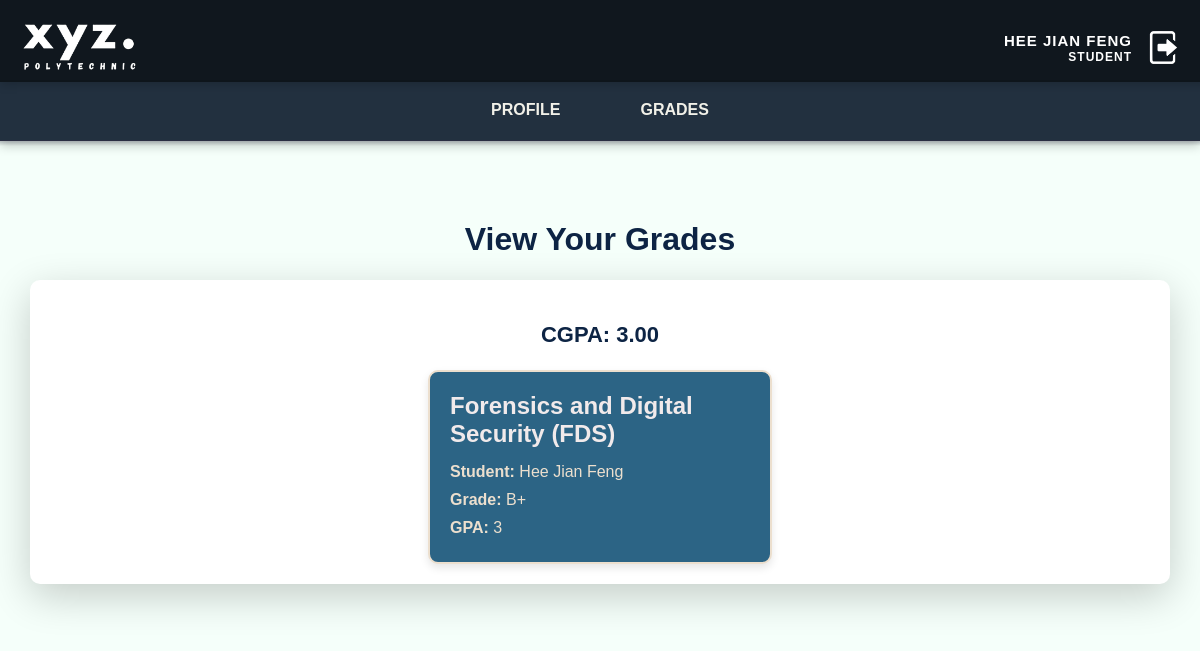
/student_grades.php (signed in), run on the app's committed database.
### tables this page shows
CREATE TABLE `student_course_grade` (
  `student_course_grade_id` int(11) NOT NULL,
  `student_id` int(11) NOT NULL,
  `course_id` int(11) NOT NULL,
  `grade_id` int(11) DEFAULT NULL
);

CREATE TABLE `course` (
  `course_id` int(11) NOT NULL,
  `course_name` varchar(100) NOT NULL,
  `course_code` varchar(20) NOT NULL,
  `start_date` date NOT NULL,
  `end_date` date NOT NULL,
  `status_id` int(11) DEFAULT NULL,
  `department_id` int(11) NOT NULL
);

CREATE TABLE `student` (
  `student_id` int(11) NOT NULL,
  `student_name` varchar(100) NOT NULL,
  `student_email` varchar(100) NOT NULL,
  `student_phone` varchar(15) NOT NULL,
  `department_id` int(11) DEFAULT NULL,
  `user_id` int(11) NOT NULL,
  `profile_picture` varchar(255) NOT NULL,
  `reset_token` varchar(255) DEFAULT NULL,
  `reset_token_expires` datetime DEFAULT NULL,
  `is_password_set` tinyint(1) DEFAULT 0
);

CREATE TABLE `grade` (
  `grade_id` int(11) NOT NULL,
  `grade_letter` char(2) NOT NULL,
  `min_score` int(11) NOT NULL,
  `max_score` int(11) NOT NULL,
  `gpa_point` float(3,2) NOT NULL
);

### student_grades.php (the view, shortened to what this page needs)
<?php
include 'db_connection.php';
$student_id = $_SESSION['session_studentid'];
?>
<!DOCTYPE html>
<html lang="en">
<head>
    <link rel='stylesheet' href="css/student_grades.css">
</head>
<body>
    <?php include('student_header.php'); ?>
    <main class="main-content">
        <h1>View Your Grades</h1>
        <div class="container">
            <?php
            $total_gpa = 0;
            $course_count = 0;
            $query = "
            SELECT
                scg.student_course_grade_id,
                s.student_name,
                c.course_name,
                g.grade_letter,
                g.gpa_point,
                st.status_name
            FROM student_course_grade scg
            JOIN student s ON scg.student_id = s.student_id
            JOIN course c ON scg.course_id = c.course_id
            JOIN grade g ON scg.grade_id = g.grade_id
            JOIN status st ON c.status_id = st.status_id
            WHERE s.student_id = ?
            ";
            $stmt = $conn->prepare($query);
            $stmt->bind_param('i', $student_id);
            $stmt->execute();
            $result = $stmt->get_result();
            if ($result->num_rows > 0) {
                while ($row = $result->fetch_assoc()) {
                    $total_gpa += (float) $row['gpa_point'];
                    $course_count++;
                }
                $cgpa = $total_gpa / $course_count;
                echo "<p class='cgpa'>CGPA: " . number_format($cgpa, 2) . "</p>";
                echo "<div class='card-container'>";
                $result->data_seek(0);
                while ($row = $result->fetch_assoc()) {
                    echo "<div class='grade-card'>";
                    echo "<h2>" . htmlspecialchars($row['course_name'], ENT_QUOTES, 'UTF-8') . "</h2>";
                    echo "<p><strong>Student:</strong> " . htmlspecialchars($row['student_name'], ENT_QUOTES, 'UTF-8') . "</p>";
                    echo "<p><strong>Grade:</strong> " . htmlspecialchars($row['grade_letter'], ENT_QUOTES, 'UTF-8') . "</p>";
                    echo "<p><strong>GPA:</strong> " . htmlspecialchars($row['gpa_point'], ENT_QUOTES, 'UTF-8') . "</p>";
                    echo "</div>";
                }
                echo "</div>";
            } else {
                echo "<p>No grades found for this student.</p>";
            }
            ?>
        </div>
    </main>
</body>
</html>

### css/student_grades.css (style rules this page uses)
body { font-family: Arial, sans-serif; background-color: #f4f4f4; margin: 0; padding: 0; display: flex; flex-direction: column; min-height: 100vh; }
.container { display: flex; justify-content: center; align-items: center; flex-direction: column; max-width: 1100px; margin: 20px auto; padding: 20px; background: #fff; border-radius: 10px; box-shadow: 0px 12px 40px rgba(0, 0, 0, 0.2); transition: box-shadow 0.3s ease-in-out, transform 0.3s ease-in-out; overflow-y: auto; max-height: 550px; width: 100%; }
h1 { text-align: center; color: #0d2444; }
.card-container { display: flex; flex-wrap: wrap; gap: 20px; justify-content: center; }
.grade-card { background: #2c6485; border-radius: 10px; padding: 20px; box-shadow: 0 4px 8px rgba(0, 0, 0, 0.1); width: 300px; transition: 0.3s ease; border: 2px solid #ecdfce; display: flex; flex-direction: column; position: relative; overflow: hidden; }
.grade-card h2 { color: #f1eaeb; margin: 0 0 10px; }
.grade-card p { margin: 5px 0; font-size: 16px; color: #ecdfce; }
.cgpa { font-size: 22px; font-weight: bold; color: #0d2444; text-align: center; }

### css/student_header.css (style rules this page uses)
body { margin: 0; font-family: Arial, sans-serif; background-color: #f5fffa; color: #333; }
.main-content { margin-top: 70px; padding: 20px; background-color: #f5fffa; }

### data on the page
student_course_grade: course.course_name "Forensics and Digital Security (FDS)", student.student_name "Hee Jian Feng", grade.grade_letter "B+", grade.gpa_point "3"

### other printed values
$_SESSION['session_name'] "HEE JIAN FENG"
$cgpa "3.00"
